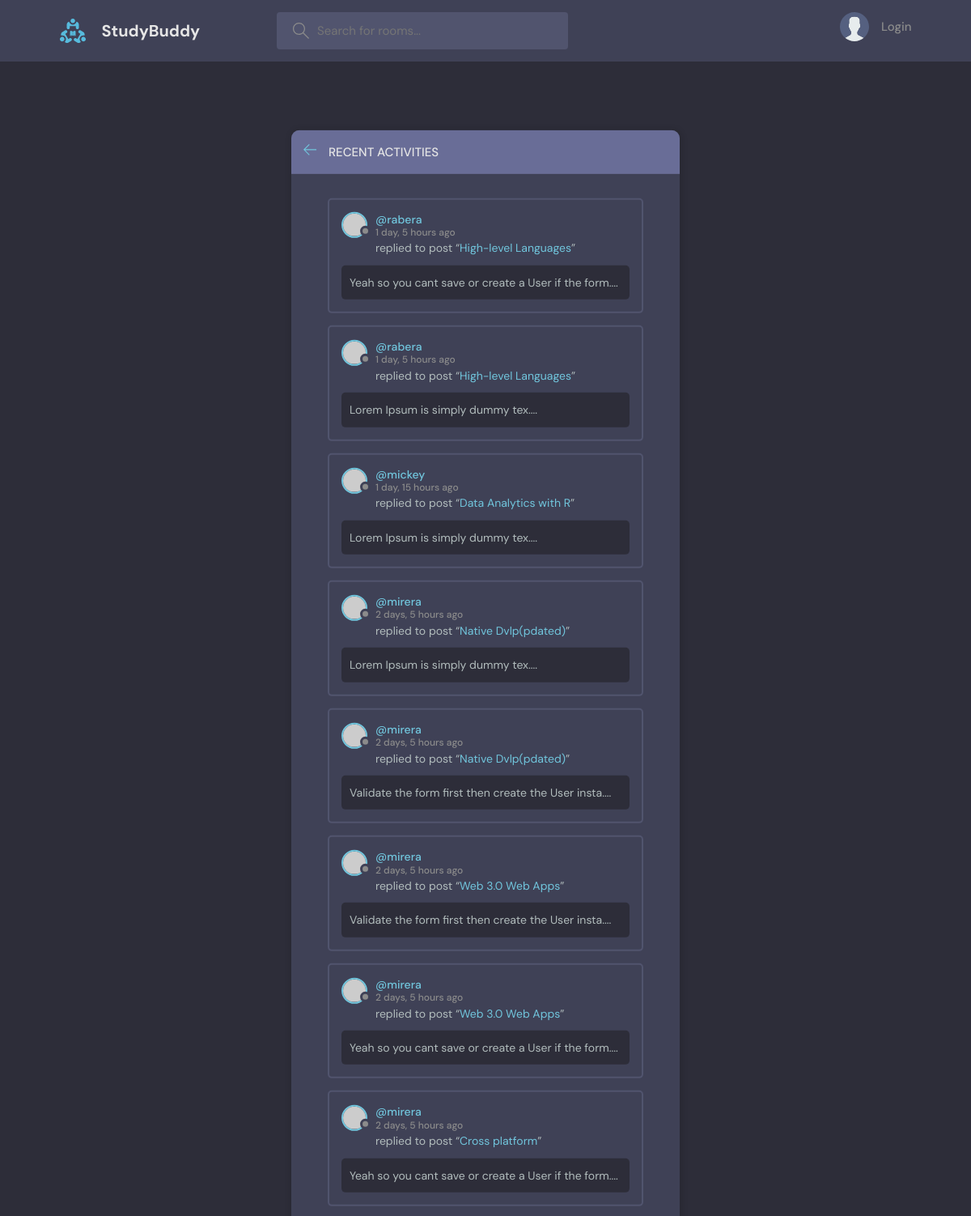
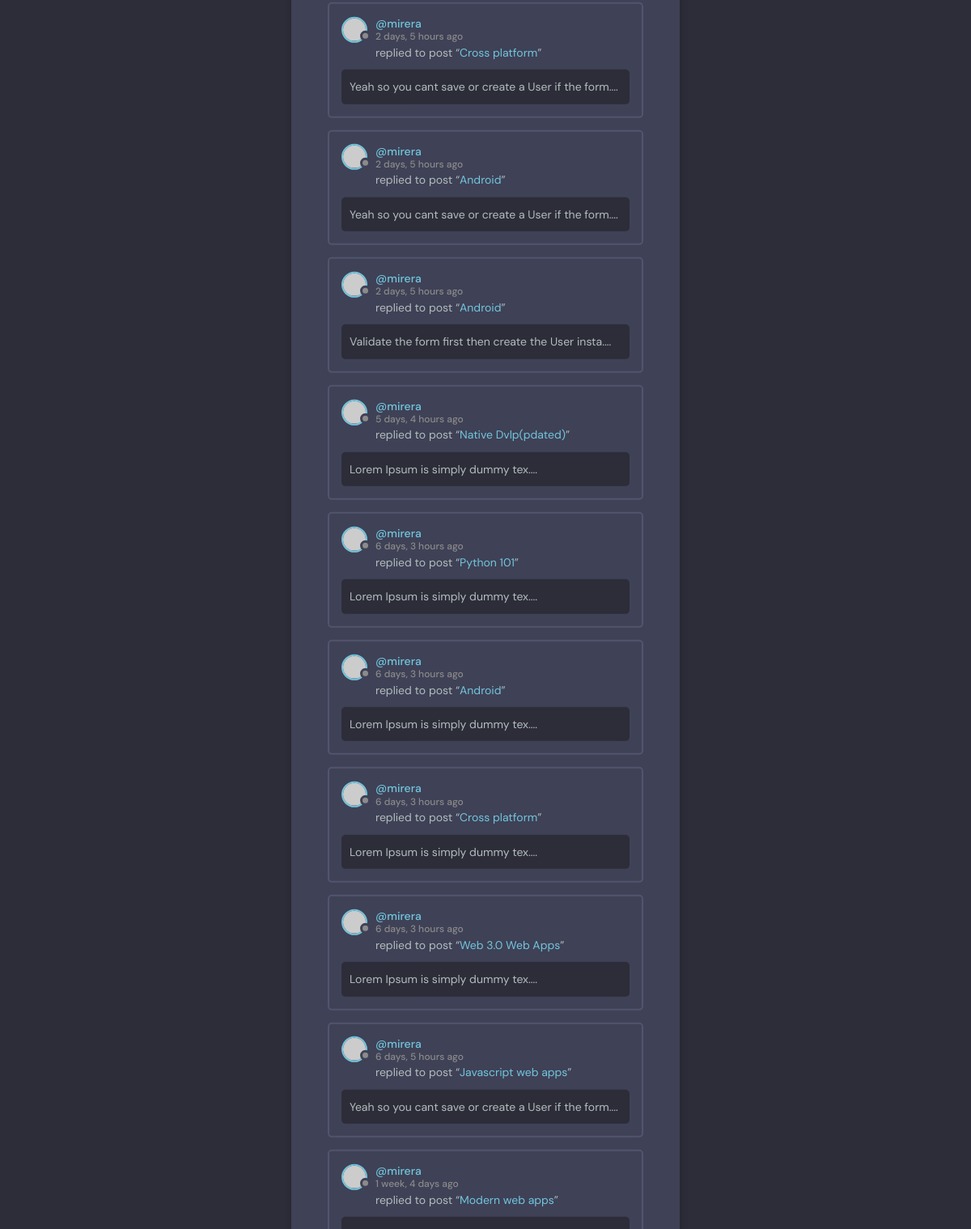
The app's page /activities with its own data (2 pictures, top to bottom).
### base/models.py (models this page shows)
class Message(models.Model):
    user = models.ForeignKey(User, on_delete=models.CASCADE)
    room = models.ForeignKey(Room, on_delete=models.CASCADE)
    body = models.TextField()
    updated = models.DateTimeField(auto_now= True)
    created = models.DateTimeField(auto_now_add= True)
    class Meta:
        ordering = ['-updated', '-created']
    def __str__(self):
        return self.body[0:50]

class Room(models.Model):
    host = models.ForeignKey(User, on_delete=models.SET_NULL, null=True)
    topic =models.ForeignKey(Topic, on_delete=models.SET_NULL, null=True)
    name = models.CharField(max_length=200)
    description = models.TextField(null=True)
    participants = models.ManyToManyField(User, related_name='participants', blank=True)
    updated = models.DateTimeField(auto_now= True)
    created = models.DateTimeField(auto_now_add= True)
    class Meta:
        ordering = ['-updated', '-created']
    def __str__(self):
        return self.name

### base/views.py (the view)
# urls.py: path('activities',views.activityPage, name= 'activities'),
def activityPage(request):
    room_messages = Message.objects.all()
    context = {"room_messages":room_messages}
    return render(request, 'base/activity.html', context)

### base/templates/base/activity.html (shortened to what this page needs)
{% extends 'main.htm' %}
{% block content %}
    <main class="layout">
      <div class="container">
        <div class="layout__box">
          <div class="layout__boxHeader">
            <div class="layout__boxTitle">
              <a href="{% url 'home' %}">
                <svg version="1.1" xmlns="http://www.w3.org/2000/svg" width="32" height="32" viewBox="0 0 32 32">
                  <title>arrow-left</title>
                  <path
                    d="M13.723 2.286l-13.723 13.714 13.719 13.714 1.616-1.611-10.96-10.96h27.625v-2.286h-27.625l10.965-10.965-1.616-1.607z"
                  ></path>
                </svg>
              </a>
              <h3>Recent Activities</h3>
            </div>
          </div>
          <div class="activities-page layout__body">
            {% for message in room_messages %}
    <div class="activities__box">
      <div class="activities__boxHeader roomListRoom__header">
        <a href="{% url 'user-profile' message.user.id %}" class="roomListRoom__author">
          <div class="avatar avatar--small">
            <img src="https://randomuser.me/api/portraits/women/11.jpg" />
          </div>
          <p>
            @{{message.user}}
            <span>{{message.created|timesince}} ago</span>
          </p>
        </a>
      </div>
      <div class="activities__boxContent">
        <p>replied to post “<a href="{% url 'room' message.room.id %}">{{message.room}}</a>”</p>
        <div class="activities__boxRoomContent">
            {{ message}}....
        </div>
      </div>
    </div>
    {% endfor %}
          </div>
        </div>
      </div>
    </main>
    {% endblock content %}

### static/styles/style.css (style rules this page uses)
:root { --color-main: #71c6dd; --color-main-light: #e1f6fb; --color-dark: #3f4156; --color-dark-medium: #51546e; --color-dark-light: #696d97; --color-light: #e5e5e5; --color-gray: #8b8b8b; --color-light-gray: #b2bdbd; --color-bg: #2d2d39; --color-success: #5dd693; --color-error: #fc4b0b; }
* { font-family: "DM Sans", -apple-system, BlinkMacSystemFont, "Segoe UI", Roboto, Oxygen, Ubuntu, Cantarell, "Open Sans", "Helvetica Neue", sans-serif; margin: 0; padding: 0; box-sizing: border-box; text-rendering: optimizeLegibility; font-size: inherit; }
html { font-size: 56.25%; }
@media only screen and (min-width: 1200px) { html { font-size: 62.5%; } }
body { line-height: 1.6; font-weight: 400; font-size: 1.5rem; color: var(--color-light-gray); background-color: var(--color-bg); min-height: 100vh; }
img { width: 100%; }
a { display: inline-block; color: var(--color-main); text-decoration: none; }
.container { max-width: 120rem; width: 90%; margin: auto; }
.avatar { position: relative; display: inline-block; border-radius: 50%; border: 2px solid var(--color-main); }
.avatar img { display: block; border-radius: 50%; object-fit: cover; object-position: center; }
.avatar::after { content: ""; display: block; position: absolute; background-color: var(--color-gray); z-index: 111; border-radius: 50%; border: 0.3rem solid var(--color-dark); }
.avatar.avatar--small img { width: 2.8rem; height: 2.8rem; }
.avatar.avatar--small:after { width: 0.7rem; height: 0.7rem; bottom: 0px; right: -6px; }
.layout { margin-top: 2.4rem; }
.layout > .container { display: flex; justify-content: space-between; align-items: flex-start; }
.layout__box { width: 90%; max-width: 48rem; min-height: 40rem; position: absolute; top: 50%; left: 50%; transform: translate(-50%, -46%); background-color: var(--color-dark); border-radius: 1rem; box-shadow: 1px 1px 6px 3px rgba(0, 0, 0, 0.1); overflow: hidden; }
.layout__boxHeader { display: flex; padding: 1.5rem; background-color: var(--color-dark-light); }
.layout__boxTitle { display: flex; gap: 1.5rem; align-items: center; }
.layout__boxTitle h3 { text-transform: uppercase; font-weight: 500; color: var(--color-light); }
.layout__boxTitle svg { width: 1.6rem; height: 1.6rem; fill: var(--color-main); }
.layout__body { margin: 3rem; }
.roomListRoom__header { display: flex; justify-content: space-between; align-items: center; }
.roomListRoom__author { font-weight: 500; display: flex; align-items: center; gap: 1rem; }
.activities__box { margin: 1.5rem; padding: 1.5rem; border: 2px solid var(--color-dark-medium); border-radius: 5px; }
.activities__boxHeader p { font-size: 1.4rem; line-height: 1.3; }
.activities__boxHeader p span { color: var(--color-gray); font-size: 1.2rem; display: block; }
.activities__boxContent { margin-left: 4.2rem; }
.activities__boxContent { font-size: 1.4rem; }
.activities__boxRoomContent { background: var(--color-bg); padding: 1rem; border-radius: 5px; margin-top: 1rem; margin-left: -4.2rem; }

### records on screen
Message: user "rabera", created "1 day, 5 hours", room "High-level Languages", body "Yeah so you cant save or create a User if the form"
Message: user "rabera", created "1 day, 5 hours", room "High-level Languages", body "Lorem Ipsum is simply dummy tex"
Message: user "mickey", created "1 day, 15 hours", room "Data Analytics with R", body "Lorem Ipsum is simply dummy tex"
Message: user "mirera", created "2 days, 5 hours", room "Native Dvlp(pdated)", body "Lorem Ipsum is simply dummy tex"
Message: user "mirera", created "2 days, 5 hours", room "Native Dvlp(pdated)", body "Validate the form first then create the User insta"
Message: user "mirera", created "2 days, 5 hours", room "Web 3.0 Web Apps", body "Validate the form first then create the User insta"
Message: user "mirera", created "2 days, 5 hours", room "Web 3.0 Web Apps", body "Yeah so you cant save or create a User if the form"
Message: user "mirera", created "2 days, 5 hours", room "Cross platform", body "Yeah so you cant save or create a User if the form"
Message: user "mirera", created "2 days, 5 hours", room "Cross platform", body "Yeah so you cant save or create a User if the form"
Message: user "mirera", created "2 days, 5 hours", room "Android", body "Yeah so you cant save or create a User if the form"
Message: user "mirera", created "2 days, 5 hours", room "Android", body "Validate the form first then create the User insta"
Message: user "mirera", created "5 days, 4 hours", room "Native Dvlp(pdated)", body "Lorem Ipsum is simply dummy tex"
Message: user "mirera", created "6 days, 3 hours", room "Python 101", body "Lorem Ipsum is simply dummy tex"
Message: user "mirera", created "6 days, 3 hours", room "Android", body "Lorem Ipsum is simply dummy tex"
Message: user "mirera", created "6 days, 3 hours", room "Cross platform", body "Lorem Ipsum is simply dummy tex"
Message: user "mirera", created "6 days, 3 hours", room "Web 3.0 Web Apps", body "Lorem Ipsum is simply dummy tex"
Message: user "mirera", created "6 days, 5 hours", room "Javascript web apps", body "Yeah so you cant save or create a User if the form"
Message: user "mirera", created "1 week, 4 days", room "Modern web apps"
